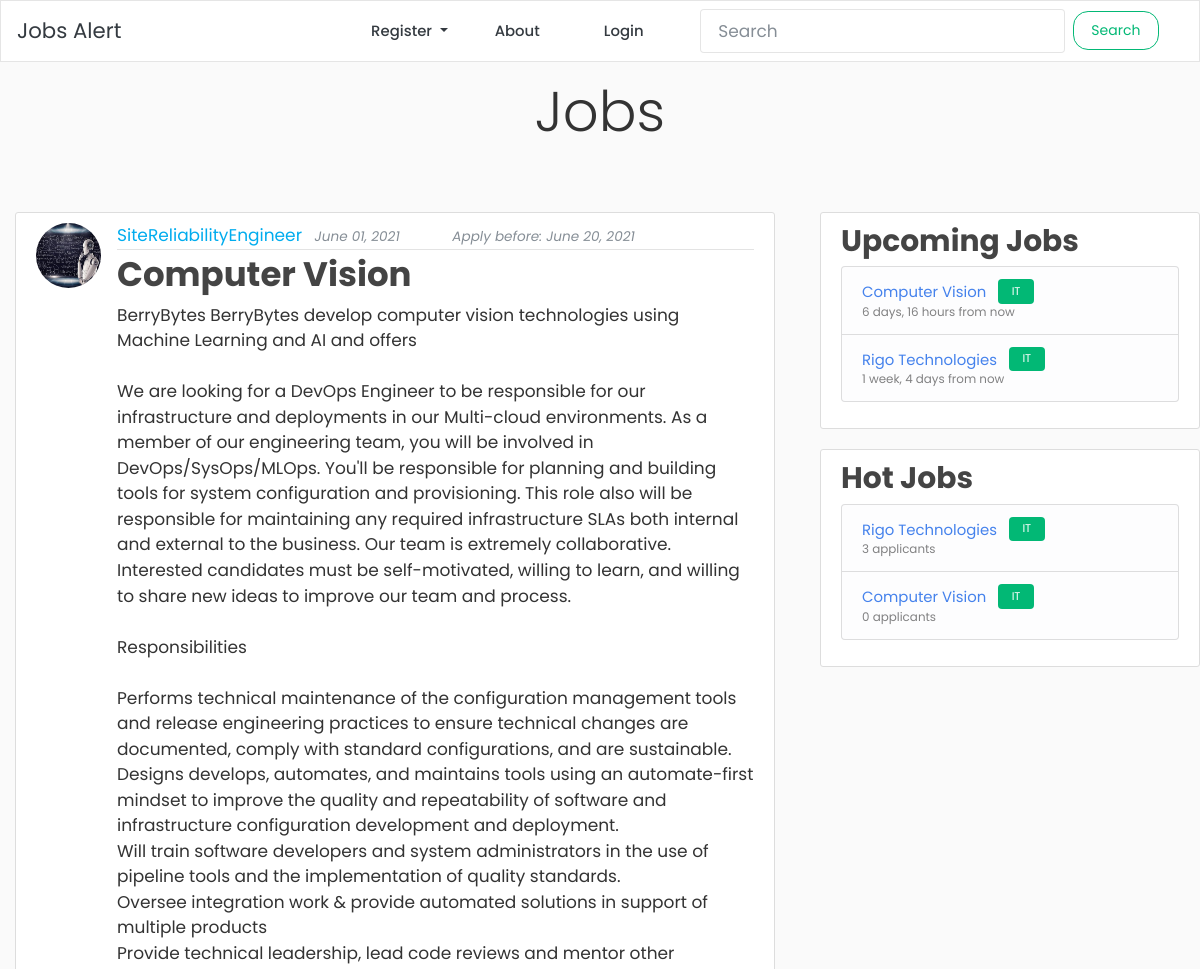
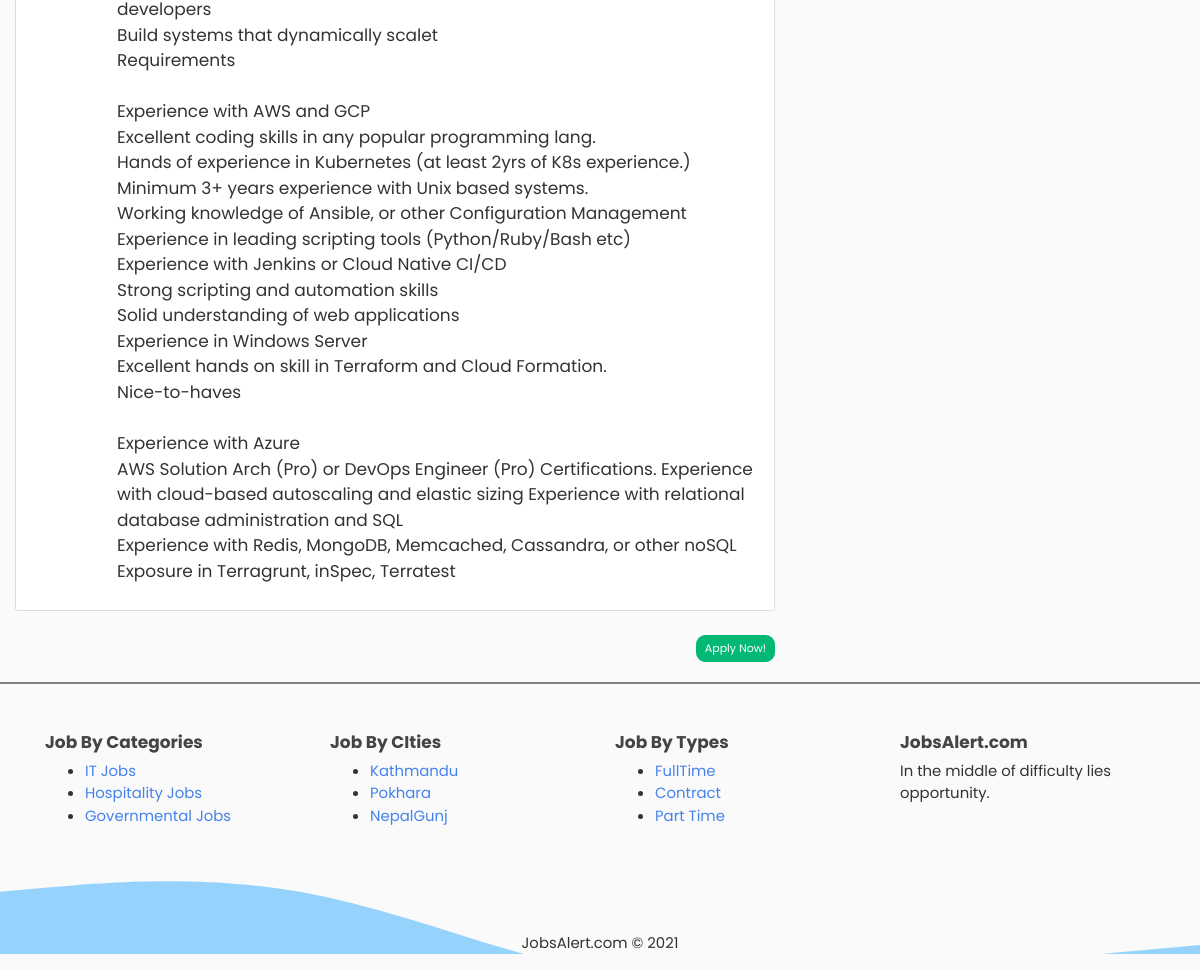
The page /post/29/ on the database its author committed (2 pictures, top to bottom).
### blog/models.py (models this page shows, shortened)
class Post(models.Model):
    title = models.CharField(max_length=100)
    content = models.TextField()
    category = models.ForeignKey(
        Category,
        on_delete=models.SET_NULL,
        related_name='posts',
        related_query_name='posts',
        null=True,
    )
    date_posted = models.DateTimeField(default=timezone.now)
    author = models.ForeignKey(User, on_delete=models.CASCADE)
    due_date = models.DateTimeField()

class Category(models.Model):
    category_name = models.CharField(max_length = 50, verbose_name='Category Name')
    image = models.ImageField(upload_to='category_images/', null=True, blank=True)
    def __str__(self):
        return self.category_name

### users/models.py (models this page shows, shortened)
class Profile(models.Model):
    user = models.OneToOneField(User, on_delete=models.CASCADE)
    image = models.ImageField(default='default.jpg', upload_to='profile_pics')
    account_type = models.CharField(max_length=200, null=True)

### blog/views.py (the view)
# urls.py: path('post/<int:pk>/', PostDetailView.as_view(), name='post-detail'),
class PostDetailView(DetailView, LoginRequiredMixin):
    model = Post

### blog/context_processors.py (called while the page is built)
def get_latest_jobs(request):
    posts = Post.objects.filter(due_date__gte=timezone.now()).order_by('due_date')[:4]
    return {
        'hot_box_posts': posts
    }

def get_hot_jobs(request):
    posts = Post.objects.annotate(
                num_applicants=Count('job_applications')
            ).order_by('-num_applicants')[:4]
    return {
        'hot_box_posts_second': posts
    }

### blog/templates/blog/post_detail.html (shortened to what this page needs)
{% extends "blog/base.html" %} {% block content %}
<article class="media content-section">
  <img
    class="rounded-circle article-img"
    src="{{ object.author.profile.image.url }}"
  />
  <div class="media-body">
    <div class="article-metadata">
      <a
        class="mr-2 author-title"
        href="{% url 'user-posts' object.author.username %}"
        >{{ object.author }}</a
      >
      <small class="text-muted article-date"
        >{{ object.date_posted|date:"F d, Y" }}</small
      >
      <small class="ml-5 text-muted article-date"
        >Apply before: {{ post.due_date|date:"F d, Y" }}</small
      >
    </div>
    <h2 class="article-title">{{ object.title|title }}</h2>
    <p class="article-content">{{ object.content }}</p>
  </div>
</article>
{% if object.author == user %}
<div>
  <a
    class="btn btn-success btn-sm mt-1 mb-1 float-right"
    href="{% url 'job-dashboard' post.id %}"
    >See Applicants</a
  >
</div>
{% elif request.user.profile.account_type == 'organization'%}
<div>
  <a class="btn btn-success btn-sm mt-1 mb-1 float-right"
    >Only Personal accounts can apply!</a
  >
</div>
{% else %}
<div>
  <a
    class="btn btn-success btn-sm mt-1 mb-1 float-right"
    href="{% url 'job-apply' post.id %}"
    >Apply Now!</a
  >
</div>
{% endif %} {% endblock content %}

### blog/templates/blog/base.html (shortened to what this page needs)
{% load static %}
{% load humanize %}
<!DOCTYPE html>
<html lang="en">
<head>
  <link rel="stylesheet" href="{% static 'css/bootstrap.min.css' %}">
  <link rel="stylesheet" href="{% static 'css/style.css' %}">
  <link rel="stylesheet" type="text/css" href="{% static 'blog/main.css' %}">
</head>
<body>
  {% include 'blog/navbar.html' %}
  <main role="main">
  <div style="height:150px">
  <p class=" text-center py-3 display-4" style="font-family: 'Pacifico', cursive; !important">{{request.GET.category.upper}}Jobs</p>
  </div>
    <div class="row">
      <div class="col-md-8">
      <div class="container">
      {% block content %}{% endblock %}
      </div>
      </div>
      <div class="col-md-4" id="Sidebar">
        <div class="content-section">
          <h3>Upcoming Jobs</h3>
          <ul class="list-group">
            {% for job in hot_box_posts %}
              <li class="list-group-item list-group-item-light" >
              <a class="" href="{% url 'post-detail' job.id %}">{{ job.title }}</a>
              <span class="ml-2 badge badge-success">{{job.category}}</span>
              <div class="small">{{job.due_date|naturaltime}}</div>
              </li>
            {% endfor %}
          </ul>
        </div>
        <div class="content-section">
          <h3>Hot Jobs</h3>
          <ul class="list-group">
            {% for job in hot_box_posts_second %}
              <li class="list-group-item list-group-item-light" >
              <a class="" href="{% url 'post-detail' job.id %}">{{ job.title }}</a>
              <span class="ml-2 badge badge-success">{{job.category}}</span>
              <div class="small">{{job.num_applicants}} applicants</div>
              </li>
            {% endfor %}
          </ul>
        </div>
      </div>
    </div>
    <hr style="border:1px solid grey;" class="mb-5"/>
    <footer class="footer-light footer-light-expand-md" style="background: url('{% static 'images/wave.svg' %}');background-size: cover;">
            <div class="container">
            <div class="row" style="min-height:200px;">
                <div class="col-md-3 item">
                    <h3 class="h6">Job By Categories</h3>
                    <ul>
                        <li><a href="{% url 'blog-home' %}?category=it">IT Jobs</a></li>
                        <li><a href="{% url 'blog-home' %}?category=hospitality">Hospitality Jobs</a></li>
                        <li><a href="{% url 'blog-home' %}?category=governmental">Governmental Jobs</a></li>
                    </ul>
                </div>
                <div class="col-md-3 item">
                    <h3 class="h6">Job By CIties</h3>
                    <ul>
                        <li><a href="#">Kathmandu</a></li>
                        <li><a href="#">Pokhara</a></li>
                        <li><a href="#">NepalGunj</a></li>
                    </ul>
                </div>
                <div class="col-md-3 item">
                    <h3 class="h6">Job By Types</h3>
                    <ul>
                        <li><a href="#">FullTime</a></li>
                        <li><a href="#">Contract</a></li>
                        <li><a href="#">Part Time</a></li>
                    </ul>
                </div>
                <div class="col-md-3 item text">
                    <h3 class="h6">JobsAlert.com</h3>
                    <p>In the middle of difficulty lies opportunity.</p>
                </div>
                <div class="col item social"></div>
            </div>
            </div>
            <p class="copyright text-center">JobsAlert.com © 2021</p>
    </footer>
  </main>
</body>
</html>

### static_files/css/style.css (style rules this page uses)
* { font-family: 'Poppins', sans-serif !important; }

### blog/static/blog/main.css (style rules this page uses)
body { background: #fafafa; color: #333333; }
h1, h2, h3, h4, h5, h6 { color: #444444; }
ul { margin: 0; }
.content-section { background: #ffffff; padding: 10px 20px; border: 1px solid #dddddd; border-radius: 3px; margin-bottom: 20px; }
.article-title { color: #444444; }
.author-title { color: #00acee; font-family: cursive; }
.article-date { font-style: italic; }
.article-content { white-space: pre-line; }
.article-img { height: 65px; width: 65px; margin-right: 16px; }
.article-metadata { padding-bottom: 1px; margin-bottom: 4px; border-bottom: 1px solid #e3e3e3; }

### rows shown on the page
Post: author.profile.image (picture), author "SiteReliabilityEngineer", date_posted "June 01, 2021", due_date "June 20, 2021", title "Computer Vision", content "BerryBytes BerryBytes develop computer vision technologies using Machine Learning and AI and offers We are looking for a DevOps Engineer to be responsible for our infrastructure and deployments in our Multi-cloud environments. As a member of our engineering team, you will be involved in DevOps/SysOps/MLOps. You'll be responsible for planning and building tools for system configuration and provisioning. This role also will be responsible for maintaining any required infrastructure SLAs both internal and external to the business. Our team is extremely collaborative. Interested candidates must be self-motivated, willing to learn, and willing to share new ideas to improve our team and process.…", category "IT", due_date "6 days, 16 hours from now", num_applicants "0"
Post: title "Rigo Technologies", category "IT", due_date "1 week, 4 days from now", num_applicants "3"
